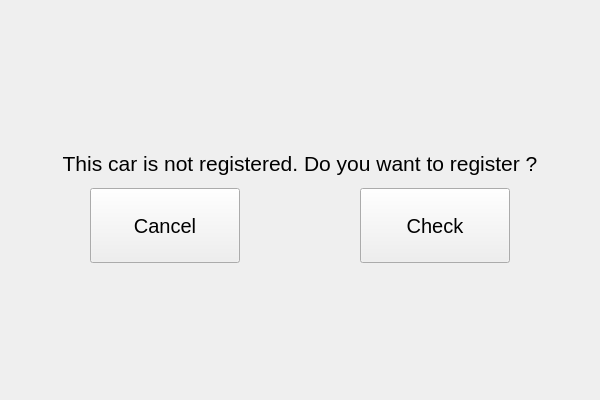
<?xml version="1.0" encoding="UTF-8"?>
<ui version="4.0">
 <class>RegisterDialog</class>
 <widget class="QWidget" name="RegisterDialog">
  <property name="geometry">
   <rect>
    <x>0</x>
    <y>0</y>
    <width>600</width>
    <height>400</height>
   </rect>
  </property>
  <property name="windowTitle">
   <string>Form</string>
  </property>
  <layout class="QVBoxLayout" name="verticalLayout_4">
   <item>
    <widget class="QStackedWidget" name="stackedWidget">
     <widget class="QWidget" name="page">
      <layout class="QVBoxLayout" name="verticalLayout_5">
       <item>
        <layout class="QVBoxLayout" name="verticalLayout" stretch="0,2,5,0">
         <property name="spacing">
          <number>0</number>
         </property>
         <item>
          <layout class="QVBoxLayout" name="verticalLayout_3">
           <item>
            <spacer name="verticalSpacer_2">
             <property name="orientation">
              <enum>Qt::Vertical</enum>
             </property>
             <property name="sizeHint" stdset="0">
              <size>
               <width>20</width>
               <height>100</height>
              </size>
             </property>
            </spacer>
           </item>
          </layout>
         </item>
         <item>
          <layout class="QHBoxLayout" name="horizontalLayout_2">
           <item>
            <widget class="QLabel" name="register_label">
             <property name="enabled">
              <bool>true</bool>
             </property>
             <property name="maximumSize">
              <size>
               <width>16777215</width>
               <height>50</height>
              </size>
             </property>
             <property name="font">
              <font>
               <pointsize>16</pointsize>
              </font>
             </property>
             <property name="text">
              <string>This car is not registered. Do you want to register ?</string>
             </property>
             <property name="alignment">
              <set>Qt::AlignCenter</set>
             </property>
            </widget>
           </item>
          </layout>
         </item>
         <item>
          <layout class="QHBoxLayout" name="horizontalLayout" stretch="5,5">
           <property name="spacing">
            <number>50</number>
           </property>
           <item>
            <widget class="QPushButton" name="cancel_button">
             <property name="sizePolicy">
              <sizepolicy hsizetype="Maximum" vsizetype="Fixed">
               <horstretch>0</horstretch>
               <verstretch>0</verstretch>
              </sizepolicy>
             </property>
             <property name="minimumSize">
              <size>
               <width>20</width>
               <height>0</height>
              </size>
             </property>
             <property name="maximumSize">
              <size>
               <width>150</width>
               <height>75</height>
              </size>
             </property>
             <property name="font">
              <font>
               <pointsize>15</pointsize>
              </font>
             </property>
             <property name="text">
              <string>Cancel</string>
             </property>
            </widget>
           </item>
           <item>
            <widget class="QPushButton" name="check_button">
             <property name="sizePolicy">
              <sizepolicy hsizetype="Expanding" vsizetype="Expanding">
               <horstretch>0</horstretch>
               <verstretch>0</verstretch>
              </sizepolicy>
             </property>
             <property name="minimumSize">
              <size>
               <width>20</width>
               <height>0</height>
              </size>
             </property>
             <property name="maximumSize">
              <size>
               <width>150</width>
               <height>75</height>
              </size>
             </property>
             <property name="font">
              <font>
               <pointsize>15</pointsize>
              </font>
             </property>
             <property name="text">
              <string>Check</string>
             </property>
            </widget>
           </item>
          </layout>
         </item>
         <item>
          <layout class="QVBoxLayout" name="verticalLayout_2">
           <item>
            <spacer name="verticalSpacer">
             <property name="orientation">
              <enum>Qt::Vertical</enum>
             </property>
             <property name="sizeHint" stdset="0">
              <size>
               <width>20</width>
               <height>90</height>
              </size>
             </property>
            </spacer>
           </item>
          </layout>
         </item>
        </layout>
       </item>
      </layout>
     </widget>
    </widget>
   </item>
  </layout>
 </widget>
 <resources/>
 <connections/>
</ui>
